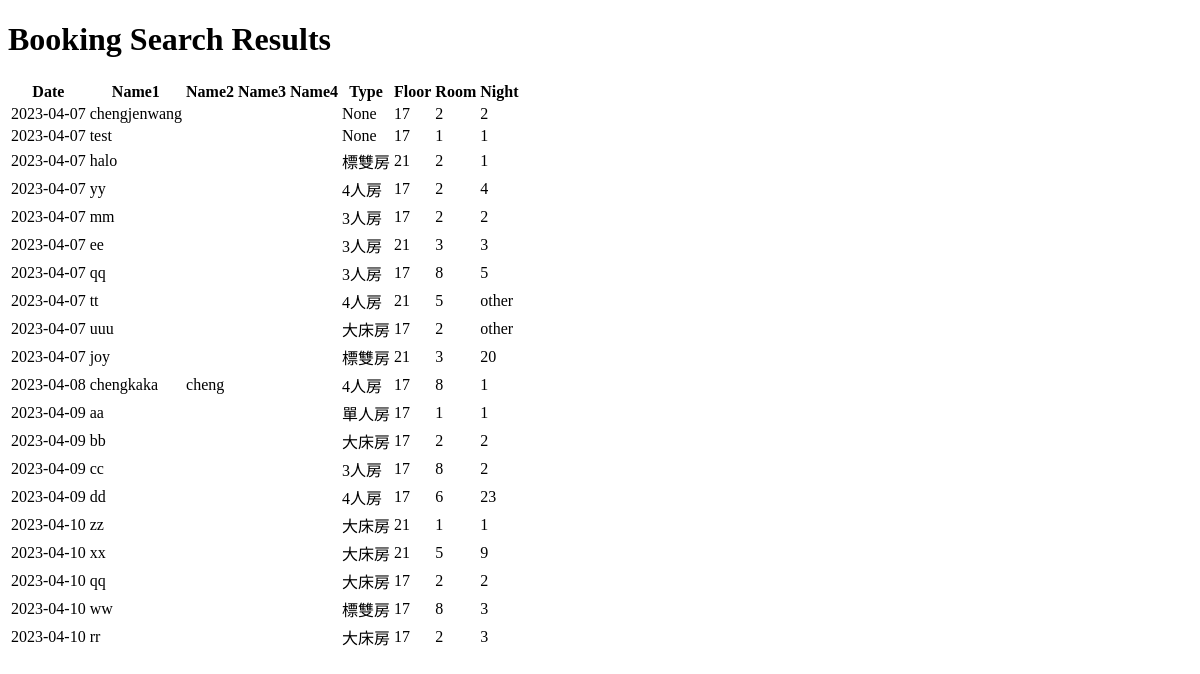
The app's page /display, older data.
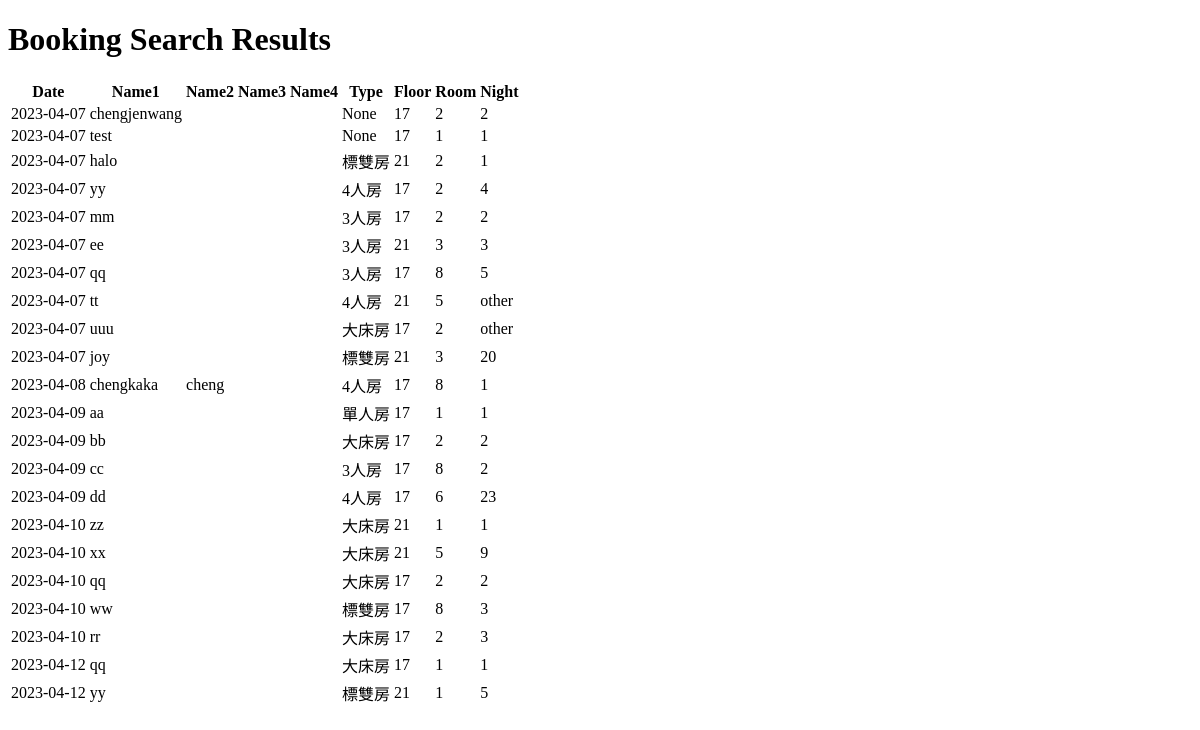
The same page, newer data.
### app.py (models this page shows)
class Booking(db.Model):
    id = db.Column(db.Integer, primary_key=True)
    date = db.Column(db.String(20))
    name1 = db.Column(db.String(50))
    name2 = db.Column(db.String(50))
    name3 = db.Column(db.String(50))
    name4 = db.Column(db.String(50))
    type = db.Column(db.String(30))
    floor = db.Column(db.String(10))
    room = db.Column(db.String(10))
    night = db.Column(db.String(10))

### app.py (the view)
@app.route('/display')
def display():
    booking = Booking.query.all()
    return render_template('display.html', booking=booking)

### templates/display.html (shortened to what this page needs)
<!DOCTYPE html>
<html>
  <head>
  </head>
  <body>
    <h1>Booking Search Results</h1>
    {% if booking %}
      <table>
        <thead>
          <tr>
            <th>Date</th>
            <th>Name1</th>
            <th>Name2</th>
            <th>Name3</th>
            <th>Name4</th>
            <th>Type</th>
            <th>Floor</th>
            <th>Room</th>
            <th>Night</th>
          </tr>
        </thead>
        <tbody>
          {% for booking in booking %}
            <tr>
              <td>{{ booking.date }}</td>
              <td>{{ booking.name1 }}</td>
              <td>{{ booking.name2 }}</td>
              <td>{{ booking.name3 }}</td>
              <td>{{ booking.name4 }}</td>
              <td>{{ booking.type }}</td>
              <td>{{ booking.floor }}</td>
              <td>{{ booking.room }}</td>
              <td>{{ booking.night }}</td>
            </tr>
          {% endfor %}
        </tbody>
      </table>
    {% else %}
      <p>No bookings found.</p>
    {% endif %}
  </body>
</html>

Row changes from the older to the newer data that the page shows:
added Booking: date "2023-04-12", name1 "qq", type "大床房", floor "17", room "1", night "1"
added Booking: date "2023-04-12", name1 "yy", type "標雙房", floor "21", room "1", night "5"
